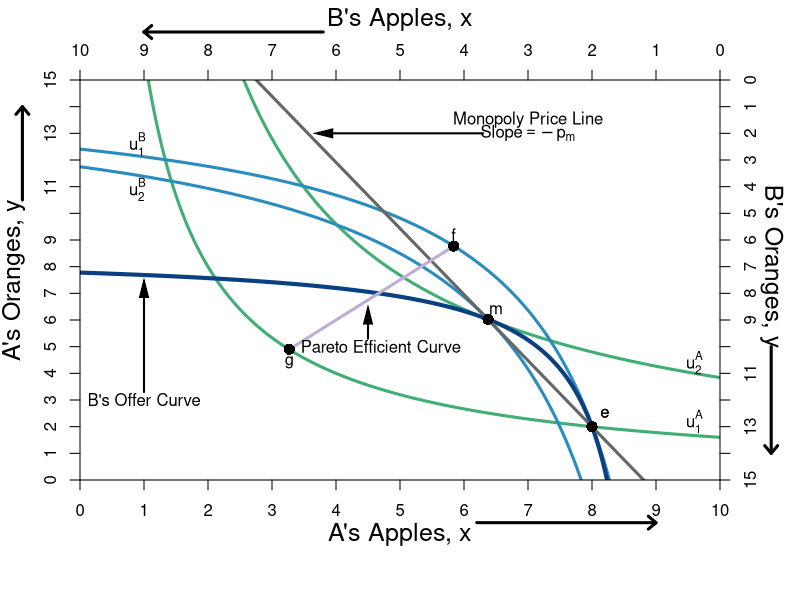

The R source for this figure:
#require(ggplot2)
require(shape)
pdf(file = "bfh-textbook/property/property_psp1.pdf", width = 9, height = 7)

#Set parameters for graphics
axislabelsize <- 1.5
graphlinewidth <- 3

COL <- c("#7fc97f", "#beaed4", "#fdc086", "#ffff99", "#386cb0", "#f0027f", "#bf5b17", "#666666")
COLA <- c("#99d8c9","#66c2a4","#41ae76", "#238b45", "#005824")
COLB <- c("#4eb3d3", "#2b8cbe", "#0868ac","#084081")


indiffcurveA1 <- function(x, U = 4, A = 1, a = 0.5) {
  ((((U-2)/A)*(1/x)^a)^(1/(1-a)))
}

indiffcurveA2 <- function(x, U = 4, A = 1, a = 0.5) {
  (((U/A)*(1/x)^a)^(1/(1-a)))
}

indiffcurveA3 <- function(x, U = 6.196918, A = 1, a = 0.5) {
  (((U/A)*(1/x)^a)^(1/(1-a)))
}

indiffcurveA4 <- function(x, U = 6.984164, A = 1, a = 0.5) {
  ((((U)/A)*(1/x)^a)^(1/(1-a)))
}

paretoEC <- function(x) {
  (3/2)*x
}

MonopolyPrice <- function(x) {
  21.82142 - 2.477677*x 
}

OfferCurveA <- function(x) {
  x/(x  - 4)
}

mrsplot <- function(x) {
  (13/2)*(x/(9-x)^2)
}

OfferCurveB <- function(x) {
  15 - (13/2)*(10 - x)/(9 - x)
}

#Deriving the offer curves: let py = 1
#wA = 8px + 2py = 8px + 2; Demand: x = w/2px => x = 4 + 1/px => px = 1/(x - 4)
#Offer curve is y = px*x => (1/(x-4))*x = x/(x-4) defined for x neq 4
#wA = 2px + 13py = 2px + 13; Demand: x = w/2px => x = 1 + 13/2px => px = 13/2(x - 1)
#B's Offer curve is y = px*x => (13/2)(1/(x-1))*x = (13/2)(x/(x-1)
#Therefore in terms of yA and xA:
#15 - y = (13/2)*(10 - x)/(10 - x - 1)
#Therefore y = 15 - (13/2)*(10-x)/(9 - x) defined for x neq 9
#The tangency of the indifference curve and the offer curve gives mrsplot
#Where mrsplot equals that offer curve, we get x = (3/17)*(51 - sqrt(221)) = 6.376576; 
#So y = 6.022321; therefore u = (6.376576^0.5)*(6.022321^0.5)

indiffcurveBneg1 <- function(x, U = 5.09, A = 1, a = 0.5) {
  15 - (((U/A)*(1/(10 - x))^a)^(1/(1-a)))
}

indiffcurveBneg2 <- function(x, U = 5.703502, A = 1, a = 0.5) {
  15 - (((U/A)*(1/(10 - x))^a)^(1/(1-a)))
}

#Aisha happens to have found 8 apples and 2 oranges, 
#and Betty happens to have found 2 apples and 13 oranges. 
#Aisha's utility (8^0.5)*(2^0.5) = 4
#Betty's utility (2^0.5)*(13^0.5) = 5.09



par(mar =  c(6, 4, 4, 4))
xlims <- c(0, 10)
ylims <- c(0, 15)
xlims2 <- c(10, 0)
ylims2 <- c(15, 0)

plot(0, 0, xlim = xlims, ylim = ylims, type = "n",
     xlab = expression(paste("A's Apples, ", x)),
     ylab = expression(paste("A's Oranges, ", y)), 
     line = 2.5,
     xaxt = "n", 
     yaxt = "n", 
     cex.lab = axislabelsize, 
     bty = "n",
     xaxs="i", 
     yaxs="i")


npts <- 500 
npts2 <- 501

#Specify the sequences of points for graphing. 
xx1 <- seq(xlims[1], xlims[2], length.out = npts)
yy1 <- indiffcurveA2(xx1, U = 4, A = 1, a = 0.5)
yy2 <- indiffcurveA2(xx1)

#Polygon Attempt
#polygon(x = c(1.34, 6, 8, 10 - 6.73), y = c(12, 9, 2, 15 - 10.1), col="powderblue", density=NULL, border = NA)

#I need something like xx1 with npts for 
#xpoly1 <- seq(from = 1.34, to = 8, length.out = 500)
#ypoly1 <- indiffcurveA2(xpoly1, U = 4, A = 1, a = 0.5)
#ypoly2 <- indiffcurveBneg(xpoly1, U = 5.09, A = 1, a = 0.5)
#polygon(x = c(xpoly1, rev(xpoly1)), y = c(ypoly1, rev(ypoly2)), col=COL[3], density=NULL, border = NA)
xx2 <- seq(4, xlims[2], length.out = npts)
xx3 <- seq(xlims[1], 9, length.out = npts)

#Draw the lines for the graphs
#lines(xx1, indiffcurveA1(xx1), col = COLA[3], lwd = graphlinewidth)
lines(xx1, indiffcurveA2(xx1), col = COLA[3], lwd = graphlinewidth)
lines(xx1, indiffcurveA3(xx1), col = COLA[3], lwd = graphlinewidth)
#lines(xx1, indiffcurveA4(xx1), col = COLA[3], lwd = graphlinewidth)
#lines(xx1, paretoEC(xx1), col = COL[2], lwd = graphlinewidth)
#lines(xx2, OfferCurveA(xx2), col = COL[2], lwd = graphlinewidth)

#lines(xx1, mrsplot(xx1), col = COL[1], lwd = graphlinewidth)
lines(xx1, indiffcurveBneg1(xx1), col = COLB[2], lwd = graphlinewidth)
lines(xx1, indiffcurveBneg2(xx1), col = COLB[2], lwd = graphlinewidth)

lines(xx3, OfferCurveB(xx3), col = COLB[4], lwd = graphlinewidth+1)
lines(xx1, MonopolyPrice(xx1), col = COL[8], lwd = graphlinewidth)

#Customize ticks and labels for the plot
ticksy <- seq(from = 0, to = 15, by = 1)
ylabels <- seq(from = 0, to = 15, by = 1)
ticksx <- seq(from = 0, to = 10, by = 1)
xlabels <- seq(from = 0, to = 10, by = 1)
axis(1, at = ticksx, pos = 0, labels = xlabels)
axis(2, at = ticksy, pos = 0, labels = ylabels, las = 0)

#Add arrows:
arrows(-0.9, 10.5, -0.9, 14, xpd = TRUE, length=0.1,angle=40,lwd=3)
arrows(6.2, -1.6, 9, -1.6, xpd = TRUE, length=0.1,angle=40,lwd=3)

#Annotation of the three graphs and the NE
#text(9.6, 0.9, expression(u[1]^A))
text(9.6, 2.2, expression(u[1]^A))
text(9.6, 4.4, expression(u[2]^A))
#text(9.6, 5.9, expression(u[4]^A))

#Perhaps useful point to label the unused intersection of the participation constraints
#points(1.34, 12, pch = 16, col = "black", cex = 1.5)



#Pareto efficiency curve
segments(3.27, 4.9, 5.84, 8.77, lty = 1, lwd = graphlinewidth, col = COL[2])
text(4.7, 5, expression("Pareto Efficient Curve"))
Arrows(4.5, 5.3, 4.5, 6.2, col = "black", lty = 1, lwd = 2, arr.type = "triangle", arr.lwd = 0.5)

#Label B's offer curve
text(1, 3, expression("B's Offer Curve"))
Arrows(1, 3.3, 1, 7.2, col = "black", lty = 1, lwd = 2, arr.type = "triangle", arr.lwd = 0.5)

#Monopoly Price Line
text(7, 13.5, expression(paste("Monopoly Price Line")))
text(7, 13, expression(paste("Slope", phantom()==-p[m])))
Arrows(6.3, 13, 3.8, 13, col = "black", lty = 1, lwd = 2, arr.type = "triangle", arr.lwd = 0.5)

#Set up second axes and labels

par(new = TRUE)

#Use the same x and ylims as previously, but with locations switched
xlims2 <- c(10, 0)
ylims2 <- c(15, 0)

#Leave the ylab and xlab blank to ensure no axes titles
plot(0, 0, xlim = xlims2, ylim = ylims2, type = "n",
     xlab = expression(paste("")),
     ylab = expression(paste("")),
     xaxt = "n", 
     yaxt = "n", 
     cex.lab = 1.3, 
     bty = "n",
     xaxs="i", 
     yaxs="i")

#Set up axes at sides 3 and 4 (top and right)
axis(side = 3, at = ticksx, pos = 0, labels = xlabels)
axis(side = 4, at = ticksy, pos = 0, labels = ylabels, las = 0)
mtext("B's Apples, x", side=3, line = 2.5, cex = axislabelsize)
text(-0.8, 7, expression(paste("B's Oranges, y")), xpd = TRUE, cex = axislabelsize, srt = 270) 

#Add arrows:
arrows(-0.8, 10, -0.8, 14, xpd = TRUE, length=0.1,angle=40,lwd=3)
arrows(6.2, -1.8, 9, -1.8, xpd = TRUE, length=0.1,angle=40,lwd=3)


#Functions for B's indifference curves
indiffcurveB1 <- function(x, U = 5.09, A = 1, a = 0.5) {
  ((((U-2)/A)*(1/x)^a)^(1/(1-a)))
}

indiffcurveB2 <- function(x, U = 5.09, A = 1, a = 0.5) {
  (((U/A)*(1/x)^a)^(1/(1-a)))
}

indiffcurveB3 <- function(x, U = 5.703502, A = 1, a = 0.5) {
  ((((U)/A)*(1/x)^a)^(1/(1-a)))
}

indiffcurveB4 <- function(x, U = 8.244574, A = 1, a = 0.5) {
  ((((U)/A)*(1/x)^a)^(1/(1-a)))
}




#lines(xx1, indiffcurveB1(xx1), col = COLB[3], lwd = graphlinewidth)
#lines(xx1, indiffcurveB2(xx1), col = COLB[3], lwd = graphlinewidth)
#lines(xx1, indiffcurveB3(xx1), col = COLB[3], lwd = graphlinewidth)
#lines(xx1, indiffcurveB4(xx1), col = COLB[3], lwd = graphlinewidth)

#Label B's indifference curves
text(9.1, 2.4, expression(u[1]^B))
text(9.1, 4.1, expression(u[2]^B))
#text(9.1, 4.6, expression(u[3]^B))
#text(9.1, 8.2, expression(u[4]^B))

#Add a point for the initial endowment
points(2, 13, pch = 16, col = "black", cex = 1.5)
text(1.8, 12.5, expression(e))




#Label a point on the middle of the curve
#points(5, 7.5, pch = 16, col = "black", cex = 1.5)
#text(5, 7, expression(i))

#(5^0.5)*(7.5^0.5) = 6.123724

#Add point for comparison to participation constraint
#points(6.2, 1.55, pch = 16, col = "black", cex = 1.5)
#text(6.1, 1.2, expression(d))


#Calculate TIOLI power allocation for B
#mrs(x,y) => pareto efficient curve is (3/2)x = y
#A's initital utility is 4 = u(8,2) = (8^0.5)*(2^0.5)
#Therefore substitute in the contract curve u_e^A = 4 = (x^A)^(0.5)(3/2*x^A)^0.5
# => x^A = 4/((3/2)^0.5) = 3.27 => x^B = 6.73
# => y^A = 3/2(x^A) = 4.9 => y^B = 10.1

#Add point g for B's TIOLI power
points(6.73, 10.1, pch = 16, col = "black", cex = 1.5)
text(6.73, 10.6, expression(g))

#Calculate TIOLI power allocation for A
#mrs(x,y) => pareto efficient curve is (3/2)x = y
#A's initital utility is 4 = u(8,2) = (8^0.5)*(2^0.5)
#Therefore substitute in the contract curve u_e^A = 4 = (x^A)^(0.5)(3/2*x^A)^0.5
# => x^B = 5.09/((3/2)^0.5) = 4.16 => x^A = 5.84
# => y^B = 3/2(x^B) = 6.23 => y^A = 8.77 
#=> u^A = (5.84^0.5)*(8.77^0.5) = 7.156591
#Add point f for A's TIOLI power
points(4.16, 6.23, pch = 16, col = "black", cex = 1.5)
text(4.16, 5.8, expression(f))


#Annotating B's endowment
text(1.8, 12.5, expression(e))

#Annotating a point that is a Pareto improvement over e.
points(3.623424, 8.977679, pch = 16, col = "black", cex = 1.5)
text(3.5, 8.6, expression(m))
#(2.94^0.5)*(12.76^0.5)

#Label Pareto Improving Lens
#text(7, 5, expression(paste("Pareto-Improving Lens")))

dev.off()
